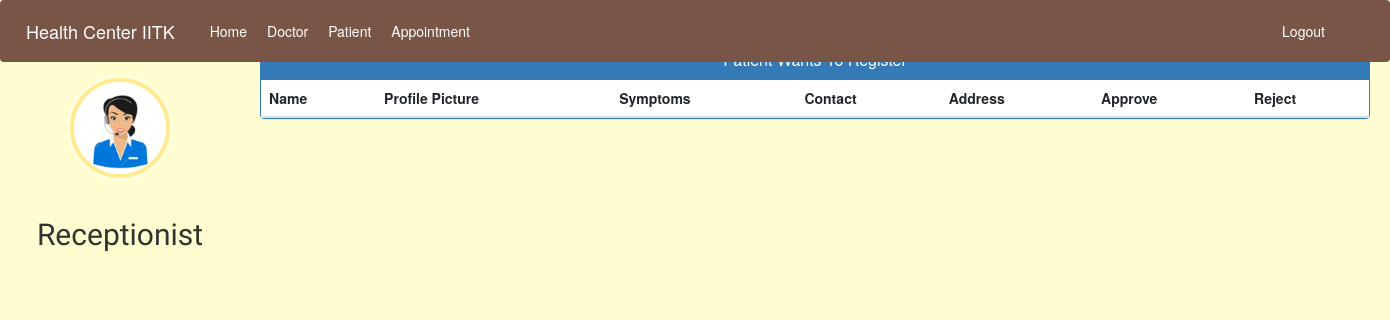
Before: /admin-approve-patient (signed in) with the older database file.
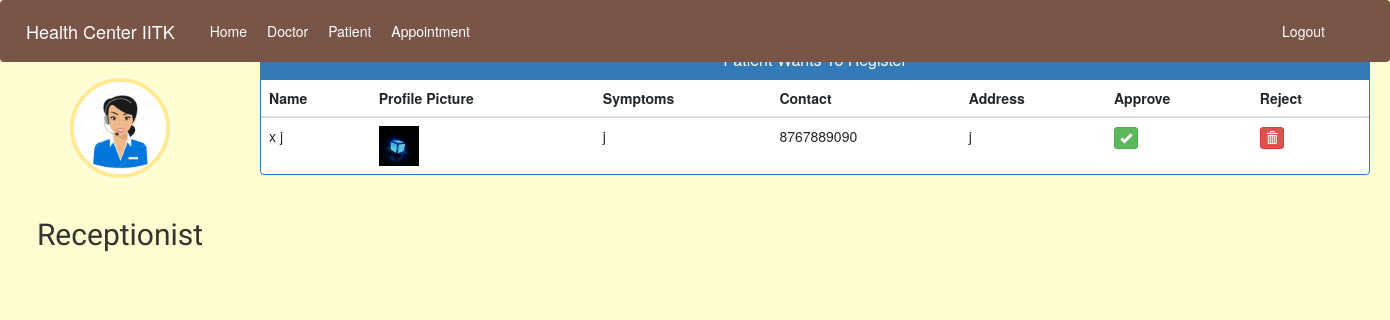
After: the same page with the newer database file.
### hospital/models.py (models this page shows, shortened)
class Patient(models.Model):
    user = models.OneToOneField(User, on_delete=models.CASCADE)
    profile_pic = models.ImageField(
        upload_to='profile_pic/PatientProfilePic/', null=True, blank=True)
    address = models.CharField(max_length=40)
    mobile = models.CharField(max_length=20, null=False)
    symptoms = models.CharField(max_length=100, null=False)
    assignedDoctorId = models.PositiveIntegerField(null=True)
    admitDate = models.DateField(auto_now=True)
    status = models.BooleanField(default=False)
    @property
    def get_name(self):
        return self.user.first_name+" "+self.user.last_name

### hospital/views.py (the view)
# urls.py: path('admin-approve-patient', views.admin_approve_patient_view,
@login_required(login_url='adminlogin')
@user_passes_test(is_admin)
def admin_approve_patient_view(request):
    patients = models.Patient.objects.all().filter(status=False)
    return render(request, 'hospital/admin_approve_patient.html', {'patients': patients})

### hospital/views.py (called while the page is built)
def is_admin(user):
    return user.groups.filter(name='ADMIN').exists()

### templates/hospital/admin_approve_patient.html (shortened to what this page needs)
{% extends 'hospital/admin_base.html' %}
{% block content %}
{%load static%}
<head>
  <link href="//netdna.bootstrapcdn.com/bootstrap/3.0.0/css/bootstrap.min.css" rel="stylesheet" id="bootstrap-css">
</head>
<div class="container">
  <div class="panel panel-primary">
    <div class="panel-heading">
      <h6 class="panel-title">Patient Wants To Register</h6>
    </div>
    <table class="table table-hover" id="dev-table">
      <thead>
        <tr>
          <th>Name</th>
          <th>Profile Picture</th>
          <th>Symptoms</th>
          <th>Contact</th>
          <th>Address</th>
          <th>Approve</th>
          <th>Reject</th>
        </tr>
      </thead>
      {% for p in patients %}
      <tr>
        <td> {{p.get_name}}</td>
        <td> <img src="{% static p.profile_pic.url %}" alt="Profile Pic" height="40px" width="40px" /></td>
        <td>{{p.symptoms}}</td>
        <td>{{p.mobile}}</td>
        <td>{{p.address}}</td>
        <td><a class="btn btn-success btn-xs" href="{% url 'approve-patient' p.id  %}"><span class="glyphicon glyphicon-ok"></span></a></td>
        <td><a class="btn btn-danger btn-xs" href="{% url 'reject-patient' p.id  %}"><span class="glyphicon glyphicon-trash"></span></a></td>
      </tr>
      {% endfor %}
    </table>
  </div>
</div>
{% endblock content %}

### templates/hospital/admin_base.html (shortened to what this page needs)
<!DOCTYPE html>
{% load static %}
<html lang="en">
<head>
  <link rel="stylesheet" href="https://stackpath.bootstrapcdn.com/bootstrap/4.3.1/css/bootstrap.min.css">
  <link rel="stylesheet" href="https://maxcdn.bootstrapcdn.com/font-awesome/4.7.0/css/font-awesome.min.css">
  <link rel="stylesheet" href="{% static '/style.css' %}">
</head>
<body style="background-color:rgb(255, 253, 208) ;" style="font-family: 'Work Sans', sans-serif;">
  <nav class="menu" tabindex="0">
    <header style="background-color: rgb(255, 253, 208);" class="avatar">
      <img src="{% static "images/admin.png" %}" />
      <br><br>
      <h2 style="font-family: 'Work Sans', sans-serif;">Receptionist</h2>
    </header>
  </nav>
  <main>
    <div class="bs-example">
      <nav class="navbar navbar-expand-lg  navbar-dark fixed-top" id="fkup" style="background:rgb(121, 85, 72);">
        <a href="#" class="navbar-brand">Health Center IITK</a>
        <a href="/admin-dashboard" class="nav-item nav-link" style="color:white" style="font-family: 'Work Sans', sans-serif;">Home</a>
        <a href="/admin-doctor" class="nav-item nav-link"style="color:white" style="font-family: 'Work Sans', sans-serif;">Doctor</a>
        <a href="/admin-patient" class="nav-item nav-link"style="color:white"style="font-family: 'Work Sans', sans-serif;">Patient</a>
        <a href="/admin-appointment" class="nav-item nav-link"style="color:white" style="font-family: 'Work Sans', sans-serif;">Appointment</a>
        <div class="collapse navbar-collapse justify-content-between" id="navbarCollapse">
          <div class="navbar-nav" style=" margin-left: 90%;">
            <a href="/logout" class="nav-item nav-link" style="color:white">Logout</a>
          </div>
        </div>
      </nav>
    </div>
    <br><br>
    {% block content %}
    {% endblock content %}
    <br><br><br><br>
  </main>
</body>
</html>

### static/style.css (style rules this page uses)
body { padding-left: 240px; }
main { position: relative; height: 100vh; }
.menu { background: #5bc995; height: 100vh; width: 240px; position: fixed; top: 0px; left: 0; z-index: 5; outline: none; }
.menu .avatar { background: rgba(0, 0, 0, 0.1); padding: 2em 0.5em; text-align: center; }
.menu .avatar img { width: 100px; border-radius: 50%; overflow: hidden; border: 4px solid #ffea92; box-shadow: 0 0 0 4px rgba(255, 255, 255, 0.2); }
.menu .avatar h2 { font-weight: normal; margin-bottom: 0; }

### templates/hospital/admin_base.html (style rules this page uses)
a:link { text-decoration: none; }
a { color: rgb(202, 35, 35); }
.menu { background-color: rgb(255, 253, 208); }
.avatar { border-radius: 50%; background-color: rgb(255, 253, 208); margin-top: 50px; }
#fkup { position : fixed; margin-bottom: 20%; }
body { background-color: rgb(255, 253, 208); font-family: 'Work Sans', sans-serif; }

### templates/hospital/admin_approve_patient.html (style rules this page uses)
a:link { text-decoration: none; }
h6 { text-align: center; }

Changed rows visible on the page:
added Patient: get_name "x j", profile_pic (picture), symptoms "j", mobile "8767889090", address "j"
